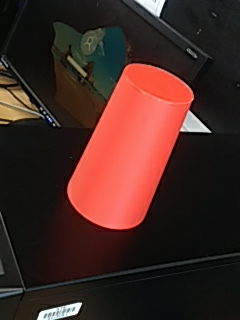
//> input picture code/Unused/cv/cup-test-1.png, 240 x 320 px
$ ./main-old   (built with g++ and OpenCV 4)
//> lines starting //> are read from the running program, lines starting //| are printed output that depends on the picture; after the words box and inside, x2 and y2 are one past the last pixel; in counts of white or black regions, pixels touching at a corner belong together

#include "opencv2/core.hpp"
#include "opencv2/highgui.hpp"
#include "opencv2/imgcodecs.hpp"
#include "opencv2/imgproc.hpp"
#include <string>
#include <iostream>
using namespace cv;

int main(){
    std::string file = "cup-test-1.png";
    while(1){
        Mat img = imread(file,IMREAD_COLOR);
//> img is the input picture: 320 rows x 240 cols, CV_8UC3; mean B, G, R 34.8, 40.1, 68
        Point2f redStart(0,0);
        Point2f redStop(0,0);
        if(img.empty()) return 1;
        long int redTotalPrev = -1;
        for(int row=0;row<img.rows;++row){
            long int redTotal = 0;
            unsigned char* p = img.ptr<unsigned char>(row); //pointer to row
            for(int col=2;col<img.cols*3;col+=3){
                if(p[col]>(p[col-1]+p[col-2])){
                    redTotal += p[col]>40?p[col]:0;
                }
            }

            if(redTotalPrev != -1 && redTotalPrev+20<redTotal){
                bool started = 0;
                for(int col=2;col<img.cols;col+=3){
                    if(p[col]>(p[col-1]+p[col-2])){
                        if(!started){redStart=Point2f(col,row);started=1;}
                    }else if(started){redStop=Point2f(col,row);}
                }
                circle(img,Point((redStart.x+redStop.x)/2,(redStart.y+redStop.y)/2),2,Scalar(255,0,0),FILLED);
            }
            //line(img,Point(img.cols-20,row),Point(img.cols-1,row),Scalar(0,0,(500*redTotal)/img.cols),1);
            redTotalPrev = redTotal;
        }
//> this loop made 320 passes
//> (redTotal, redStart, redStop, redTotalPrev) on passes 55, 58: (48, Point(191, 54), Point(239, 54), 48), (82, Point(158, 57), Point(239, 57), 82)
//> (redStart, redStop) on passes 61, 63, 64, 65, 66, 67: (Point(158, 60), Point(239, 60)), (Point(158, 62), Point(239, 62)), (Point(158, 63), Point(239, 63)), (Point(158, 64), Point(239, 64)), (Point(158, 65), Point(239, 65)), (Point(158, 66), Point(239, 66))
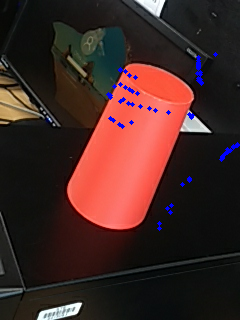
//> img: 320 rows x 240 cols, CV_8UC3; 0.95% of pixels changed, all inside (x1, y1, x2, y2) = (106, 52, 240, 231)
//> after the loop, redStart = Point(134, 273); redStop = Point(185, 184)
        imshow("Image",img);
        waitKey(0);
        std::cin>>file;
//> the answer given: cup-test-1.png
    }
    return 0;
}

$ run again, with code/Unused/cv/cup-test-2.png copied over code/Unused/cv/cup-test-1.png
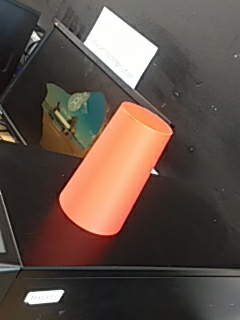
//> input picture code/Unused/cv/cup-test-2.png, 240 x 320 px
//> img is the input picture: 320 rows x 240 cols, CV_8UC3; mean B, G, R 70.9, 79.3, 94.3
//> the loop `for(int row=0;row<img.rows;++row)` made 320 passes
//> (redStart, started, redStop) on passes 106, 107, 108, 109, 111, 112, 113, 114: (Point(173, 105), true, Point(239, 105)), (Point(122, 106), true, Point(239, 106)), (Point(125, 107), true, Point(239, 107)), (Point(125, 108), true, Point(239, 108)), (Point(125, 110), true, Point(239, 110)), (Point(125, 111), true, Point(239, 111)), (Point(125, 112), true, Point(239, 112)), (Point(125, 113), true, Point(239, 113))
//> after the loop `for(int row=0;row<img.rows;++row)`:
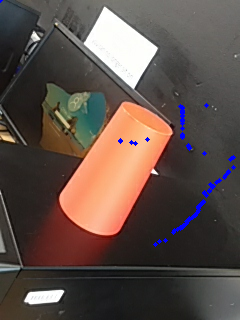
//> img: 320 rows x 240 cols, CV_8UC3; 0.88% of pixels changed, all inside (x1, y1, x2, y2) = (0, 0, 236, 247)
//> after the loop `for(int row=0;row<img.rows;++row)`: redStart = Point(71, 264); redStop = Point(239, 225)

$ run again, with code/Unused/cv/cup-test-3.png copied over code/Unused/cv/cup-test-1.png
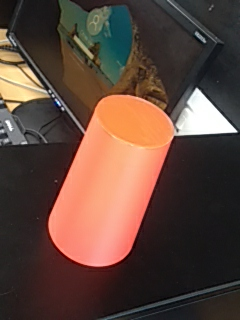
//> input picture code/Unused/cv/cup-test-3.png, 240 x 320 px
//> img is the input picture: 320 rows x 240 cols, CV_8UC3; mean B, G, R 59.9, 70.1, 94.6
//> the loop `for(int row=0;row<img.rows;++row)` made 320 passes
//> (redTotal, redStart, started, redStop, redTotalPrev) on passes 41, 46, 47, 50, 52, 53, 54, 56: (53, Point(179, 40), true, Point(239, 40), 53), (163, Point(20, 45), true, Point(239, 45), 163), (212, Point(20, 46), true, Point(239, 46), 212), (87, Point(182, 49), true, Point(239, 49), 87), (117, Point(182, 51), true, Point(239, 51), 117), (182, Point(182, 52), true, Point(239, 52), 182), (215, Point(182, 53), true, Point(239, 53), 215), (221, Point(185, 55), true, Point(239, 55), 221)
//> after the loop `for(int row=0;row<img.rows;++row)`:
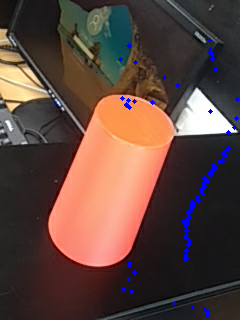
//> img: 320 rows x 240 cols, CV_8UC3; 1.24% of pixels changed, all inside (x1, y1, x2, y2) = (118, 38, 240, 318)
//> after the loop `for(int row=0;row<img.rows;++row)`: redStart = Point(176, 315); redStop = Point(239, 315)

$ run again, with code/Unused/cv/cup-test-4.png copied over code/Unused/cv/cup-test-1.png
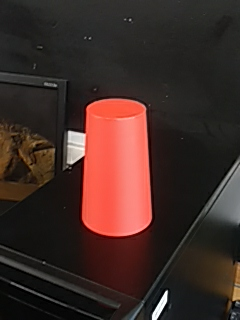
//> input picture code/Unused/cv/cup-test-4.png, 240 x 320 px
//> img is the input picture: 320 rows x 240 cols, CV_8UC3; mean B, G, R 38.5, 43.3, 64.4
//> the loop `for(int row=0;row<img.rows;++row)` made 320 passes
//> (redStart, started, redStop) on passes 129, 131, 132, 134, 136, 138, 140, 143: (Point(2, 128), true, Point(239, 128)), (Point(26, 130), true, Point(233, 130)), (Point(47, 131), true, Point(239, 131)), (Point(2, 133), true, Point(239, 133)), (Point(8, 135), true, Point(239, 135)), (Point(35, 137), true, Point(239, 137)), (Point(5, 139), true, Point(239, 139)), (Point(2, 142), true, Point(239, 142))
//> after the loop `for(int row=0;row<img.rows;++row)`:
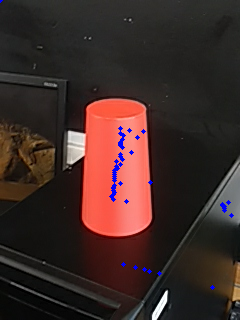
//> img: 320 rows x 240 cols, CV_8UC3; 0.71% of pixels changed, all inside (x1, y1, x2, y2) = (0, 0, 234, 290)
//> after the loop `for(int row=0;row<img.rows;++row)`: redStart = Point(185, 287); redStop = Point(239, 287)
